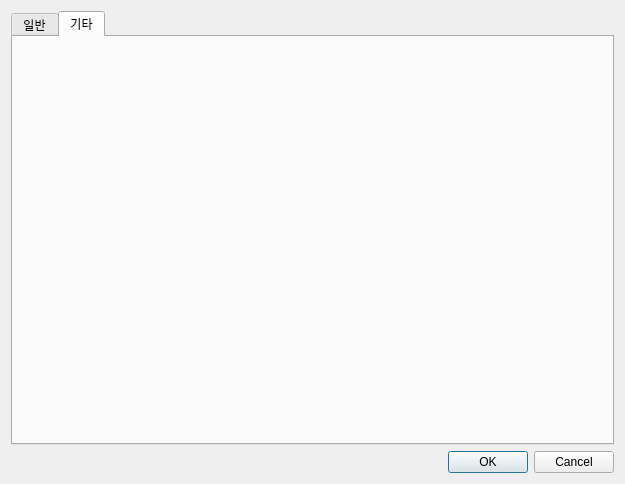
<?xml version="1.0" encoding="UTF-8"?>
<ui version="4.0">
 <class>Settings</class>
 <widget class="QDialog" name="Settings">
  <property name="geometry">
   <rect>
    <x>0</x>
    <y>0</y>
    <width>625</width>
    <height>484</height>
   </rect>
  </property>
  <property name="windowTitle">
   <string>Dialog</string>
  </property>
  <layout class="QGridLayout" name="gridLayout">
   <item row="0" column="0">
    <layout class="QVBoxLayout" name="verticalLayout">
     <item>
      <widget class="QTabWidget" name="tabWidget">
       <property name="currentIndex">
        <number>1</number>
       </property>
       <widget class="QWidget" name="tab">
        <attribute name="title">
         <string>일반</string>
        </attribute>
       </widget>
       <widget class="QWidget" name="tab_2">
        <attribute name="title">
         <string>기타</string>
        </attribute>
       </widget>
      </widget>
     </item>
     <item>
      <widget class="QDialogButtonBox" name="buttonBox">
       <property name="orientation">
        <enum>Qt::Orientation::Horizontal</enum>
       </property>
       <property name="standardButtons">
        <set>QDialogButtonBox::StandardButton::Cancel|QDialogButtonBox::StandardButton::Ok</set>
       </property>
      </widget>
     </item>
    </layout>
   </item>
  </layout>
 </widget>
 <resources/>
 <connections>
  <connection>
   <sender>buttonBox</sender>
   <signal>accepted()</signal>
   <receiver>Settings</receiver>
   <slot>accept()</slot>
   <hints>
    <hint type="sourcelabel">
     <x>248</x>
     <y>254</y>
    </hint>
    <hint type="destinationlabel">
     <x>157</x>
     <y>274</y>
    </hint>
   </hints>
  </connection>
  <connection>
   <sender>buttonBox</sender>
   <signal>rejected()</signal>
   <receiver>Settings</receiver>
   <slot>reject()</slot>
   <hints>
    <hint type="sourcelabel">
     <x>316</x>
     <y>260</y>
    </hint>
    <hint type="destinationlabel">
     <x>286</x>
     <y>274</y>
    </hint>
   </hints>
  </connection>
 </connections>
</ui>
